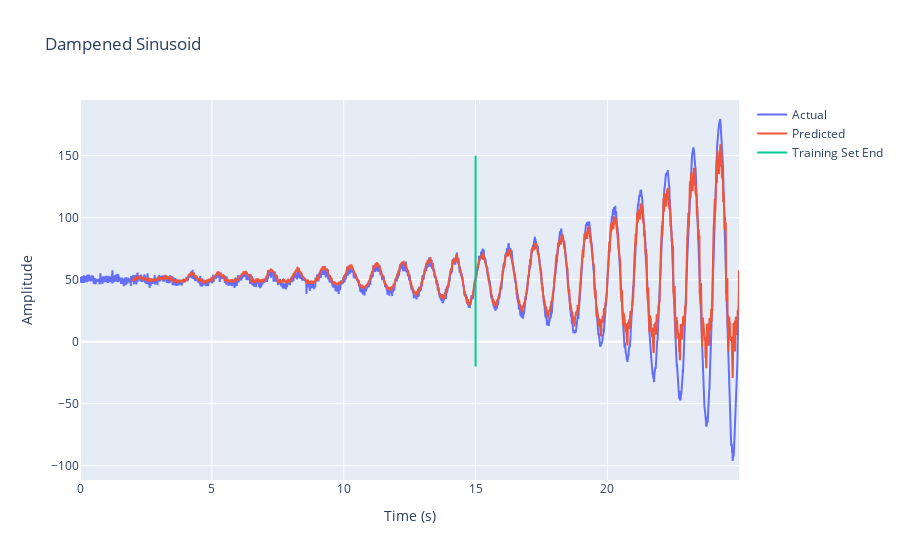

Here is the notebook cell this chart was saved with:
### Code cell
y_pred = y_pred.reshape(-1)
plot_results(t, y, y_pred, MAX_INDEX_TEST, MAX_INDEX_TRAIN, TS_LENGTH)

### Figure 1 — Plotly figure (JSON) as saved in the notebook; plotly's stock layout.template omitted (floating-point values rounded to 4 significant figures; data arrays with more than 128 entries replaced by an {"elided": "..."} marker saying what was removed)
{"data": [{"mode": "lines", "name": "Actual", "type": "scatter", "x": {"elided": "2500 float values"}, "y": {"elided": "2500 float values"}}, {"mode": "lines", "name": "Predicted", "type": "scatter", "x": {"elided": "2300 float values"}, "y": {"elided": "2300 float values"}}, {"mode": "lines", "name": "Training Set End", "type": "scatter", "x": [15, 15], "y": [-20, 150]}], "layout": {"title": {"text": "Dampened Sinusoid"}, "xaxis": {"title": {"text": "Time (s)"}}, "yaxis": {"title": {"text": "Amplitude"}}}}
